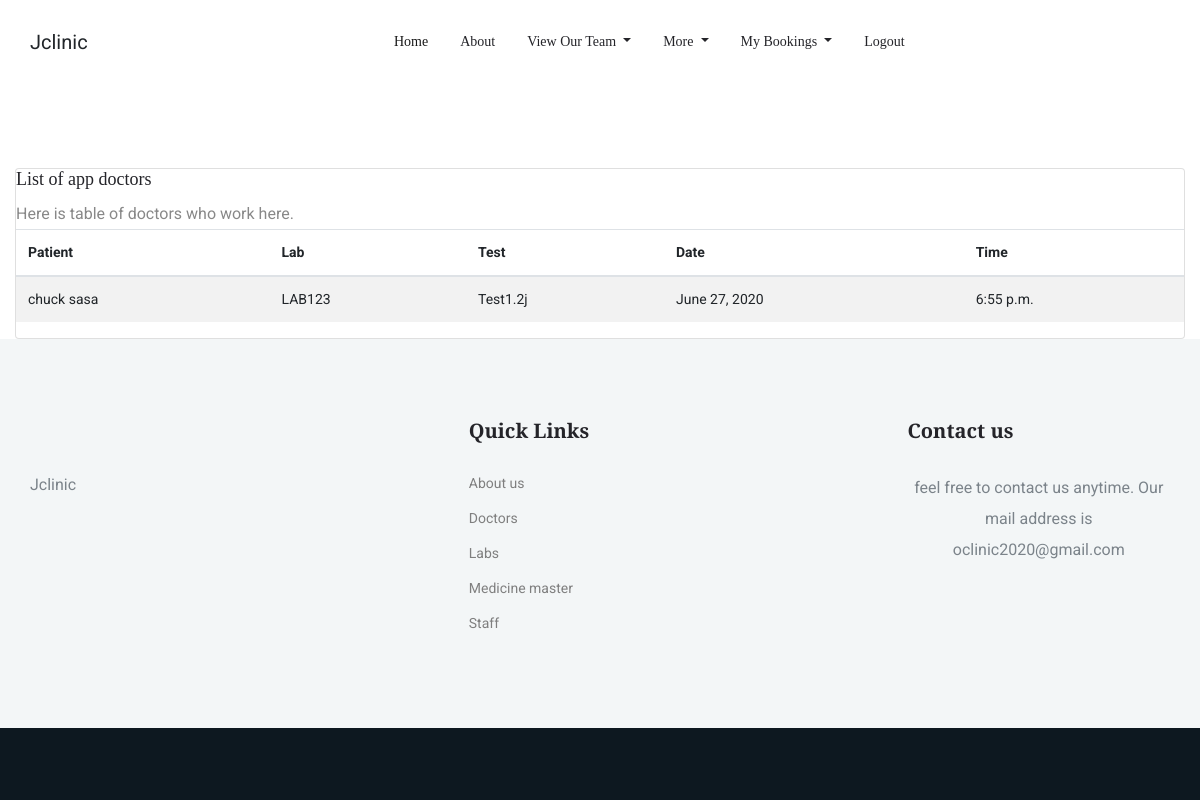
Screenshot of /home/lap (signed in) with the database file from the repository.
### homepage/models.py (models this page shows)
class labAppointment(models.Model):
    lappid = models.CharField(max_length=100,primary_key=True,unique=True, default=uuid.uuid4)
    test_id = models.ForeignKey(Tests_info, on_delete=models.PROTECT)
    lab_name=models.ForeignKey(LabTest, on_delete=models.PROTECT)
    user_name = models.ForeignKey(Patient,on_delete=models.PROTECT, null=True)
    prescription=models.FileField(upload_to='media',null=True, blank=True)
    date = models.DateField(blank=True, null=True)
    time = models.TimeField(blank=True, null=True)
    status = models.BooleanField(default=False)
    report=models.FileField(upload_to='media',null=True, blank=True)

class Patient(models.Model):
    pid = models.CharField(max_length=100,primary_key=True,unique=True, default=uuid.uuid4)
    user = models.OneToOneField(User, on_delete=models.CASCADE, null=True)
    firstname = models.CharField(max_length=150)
    lastname = models.CharField(max_length=150)
    pat_photo = models.FileField(null=True)
    email_id = models.EmailField(max_length=150,null=True,blank=True)
    phone_num = models.BigIntegerField(null=True,blank=True)
    address = models.CharField(null=True,blank=True,max_length=50)
    age = models.IntegerField(null=True,blank=True)
    def __str__(self):
        return self.firstname+' '+self.lastname

class LabTest(models.Model):
    ltid = models.CharField(max_length=100,primary_key=True,unique=True, default=uuid.uuid4)
    lab_name = models.CharField(max_length=150)
    email_id = models.EmailField(null=True, blank=True)
    phone_num = models.BigIntegerField(null=True,blank=True)
    tests_available = models.ManyToManyField(Tests_info)

class Tests_info(models.Model):
    tid = models.CharField(max_length=100,primary_key=True,unique=True, default=uuid.uuid4)
    test_name = models.CharField(max_length=150)
    about = models.TextField(null=True,blank=True)
    cost = models.FloatField()

### homepage/views.py (the view)
# urls.py: path('lap', views.displaylabappointments, name='lap'),
def displaylabappointments(request):
    p=request.user
    P=Patient.objects.get(user=p)
    lap=labAppointment.objects.filter(user_name=P)
    return render(request,'homepage/lap.html',{'lap':lap})

### homepage/templates/homepage/lap.html (shortened to what this page needs)
{% load static %}
<!doctype html>
<html lang="en">
<head>
    <link rel="stylesheet" href="{%static 'homepage/css/bootstrap.min.css' %}">
    <link rel="stylesheet" href="{%static 'homepage/css/style1.css' %}">
</head>
<body>
    <header class="main_menu home_menu">
        <div class="container">
            <div class="row align-items-center">
                <div class="col-lg-12">
                    <nav class="navbar navbar-expand-lg navbar-light">
                        <a class="navbar-brand">Jclinic </a>
                        <div class="collapse navbar-collapse main-menu-item justify-content-center"
                            id="navbarSupportedContent">
                            <ul class="navbar-nav align-items-center">
                                <li class="nav-item active">
                                    <a class="nav-link" href="{% url 'home2' %}">Home</a>
                                </li>
                                <li class="nav-item">
                                    <a class="nav-link" href="#about">about</a>
                                </li>
                                <li class="nav-item dropdown">
                                    <a class="nav-link dropdown-toggle" href="" id="navbarDropdown"
                                        role="button" data-toggle="dropdown" aria-haspopup="true" aria-expanded="false">
                                        view our team
                                    </a>
                                </li>
                                <li class="nav-item dropdown">
                                    <a class="nav-link dropdown-toggle" href="" id="navbarDropdown_1"
                                        role="button" data-toggle="dropdown" aria-haspopup="true" aria-expanded="false">
                                        more
                                    </a>
                                </li>
                                <li class="nav-item dropdown">
                                    <a class="nav-link dropdown-toggle" href="" id="navbarDropdown_1"
                                        role="button" data-toggle="dropdown" aria-haspopup="true" aria-expanded="false">
                                        My bookings
                                    </a>
                                </li>
                                <li class="nav-item">
                                    <a class="nav-link" href="{% url 'logout' %}">Logout</a>
                                </li>
                            </ul>
                        </div>
                    </nav>
                </div>
            </div>
        </div>
    </header>
   <br><br><br><br><br><br><br><br>
       <div class="content">
          <div class="container-fluid">
              <div class="row">
                  <div class="col-md-12">
                      <div class="card">
                          <div class="header">
                              <h4 class="title">List of app doctors</h4>
                              <p class="category">Here is table of doctors who work here.</p>
                          </div>
                          <div class="content table-responsive table-full-width">
                              <table class="table table-hover table-striped">
                                  <thead>
                                      <th>Patient</th>
                                    <th>Lab</th>
                                    <th>Test</th>
                                    <th>Date</th>
                                            <th>Time</th>
                                  </thead>
                                  {% for d in lap %}
                                  <tbody>
                                      <tr>
                                        <td>{{d.user_name}}</td>
                                        <td>{{d.lab_name.lab_name}}</td>
                                        <td>{{d.test_id.test_name}}</td>
                                        <td> {{d.date}}</td>
                                          <td> {{d.time}}</td>
                                      </tr>
                                      {% endfor %}
                                  </tbody>
                              </table>
                          </div>
                      </div>
                  </div>
            </div>
        </div>
    </div>
    <footer class="footer-area">
        <div class="footer section_padding">
            <div class="container">
                <div class="row justify-content-between">
                    <div class="col-xl-2 col-md-4 col-sm-6 single-footer-widget">
                        <p>Jclinic</p>
                        <div class="social_logo">
                        </div>
                    </div>
                    <div class="col-xl-2 col-sm-6 col-md-4 single-footer-widget">
                        <h4>Quick Links</h4>
                        <ul>
                            <li><a href="#">About us</a></li>
                            <li><a href="#">Doctors</a></li>
                            <li><a href="#">Labs</a></li>
                            <li><a href="#">Medicine master</a></li>
                            <li><a href="#">Staff</a></li>
                        </ul>
                    </div>
                    <div class="col-xl-3 col-sm-6 col-md-6 single-footer-widget">
                        <h4>Contact us</h4>
                        <center><p>feel free to contact us anytime. Our mail address is oclinic2020@gmail.com</p></center>
                    </div>
                </div>
            </div>
        </div>
        <div class="copyright_part">
            <div class="container">
                <div class="row align-items-center">
           <div class="col-lg-4 col-md-12 text-center text-lg-right footer-social">
                    </div>
                </div>
            </div>
        </div>
    </footer>
</body>
</html>

### rows the page displays
labAppointment: user_name "chuck sasa", lab_name.lab_name "LAB123", test_id.test_name "Test1.2j", date "June 27, 2020", time "6:55 p.m."
